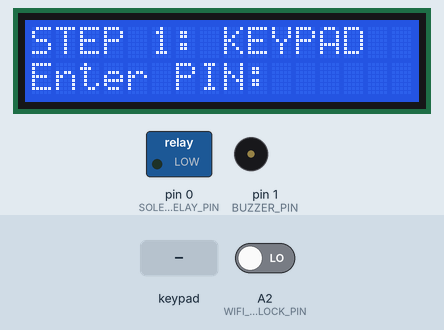
Bench run of a sketch on a simulated Arduino Uno, built with avr-gcc and run on an emulated ATmega328P. Shown: 16×2 character LCD, switched loads named in the sketch (green lamp = pin HIGH), buzzer (waves = sounding). The test bench sets the inputs (shaded band); at power-on: A2 (WIFI_UNLOCK_PIN) LOW. Pins used as bus, display or sensor lines are not drawn.

Above: at 2.8 s.
2.9 s: A2 (WIFI_UNLOCK_PIN) driven HIGH
At 3.12 s:
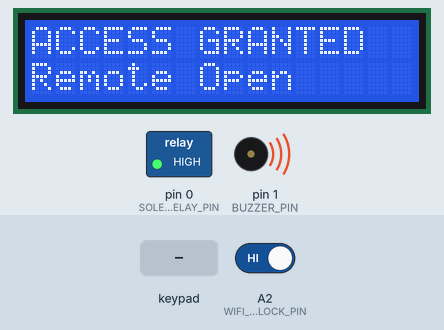
At 3.6 s:
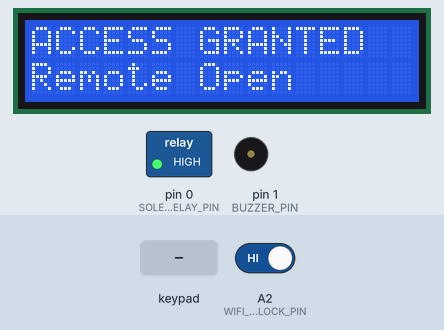
4.6 s: key '#' pressed
7.6 s: A2 (WIFI_UNLOCK_PIN) driven LOW
10.6 s: keypad keys 1 2 3 4 # pressed 0.4 s apart
At 13.4 s:
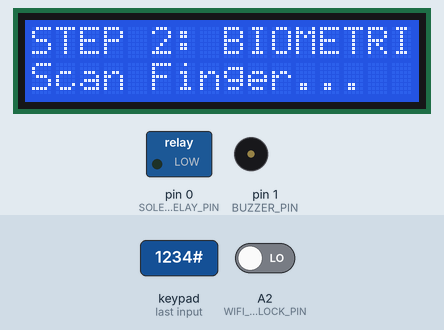
Timing chart, 0 to 14.9 s (numbered marks = the images above; inputs shaded):
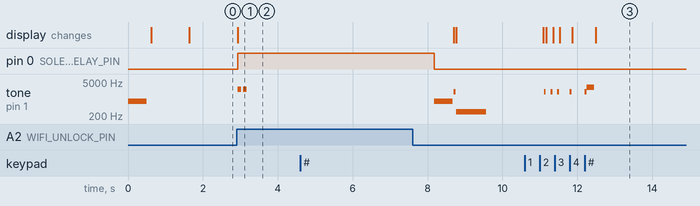

Measured:
- after the input at 2.9 s, pin 0 (SOLENOID_RELAY_PIN): LOW → HIGH at once; tone on pin 1 (BUZZER_PIN): alternates 2500 Hz for 0.10 s and silent for 0.05 s, 4 changes in all, then stays silent, starting at once; the display: changes at once (image 1)
- after the input at 4.6 s, every drawn part: stays the same
- after the input at 10.6 s, tone on pin 1 (BUZZER_PIN): plays 2000 Hz for 0.05 s, 2000 Hz for 0.05 s, 2000 Hz for 0.05 s, 2000 Hz for 0.05 s, 2000 Hz for 0.05 s, 3000 Hz for 0.20 s, starting after 0.51 s; the display: first differs from a run without the input after 0.57 s (image 3 shows a later state)

The sketch:

Integrated.ino
```cpp
/*
 * FINAL INTEGRATED CODE: SEQUENTIAL SMART DOOR LOCK
 * SEQUENCE: 1. Keypad -> 2. Fingerprint -> 3. RFID
 */

#include <Wire.h>
#include <LiquidCrystal_I2C.h>
#include <Keypad.h>
#include <SPI.h>
#include <MFRC522.h>
#include <Adafruit_Fingerprint.h>
#include <SoftwareSerial.h>

// --- CONFIGURATION ---
#define RELAY_UNLOCK_LEVEL HIGH
#define RELAY_LOCK_LEVEL   LOW  // Standard Active Low/High adjustment

// --- PIN DEFINITIONS ---
#define SOLENOID_RELAY_PIN 0  // RX (Unplug to upload)
#define BUZZER_PIN 1          // TX (Unplug to upload)
#define WIFI_UNLOCK_PIN A2
#define PIR_PIN A1
#define SS_PIN 10
#define RST_PIN 9
#define FP_RX 2
#define FP_TX 3

// Keypad setup
const byte ROWS = 4;
const byte COLS = 3;
char keys[ROWS][COLS] = {
  {'1','2','3'}, {'4','5','6'}, {'7','8','9'}, {'*','0','#'}
};
byte rowPins[ROWS] = {4, 5, 6, 7};
byte colPins[COLS] = {8, 9, A0};

Keypad keypad = Keypad(makeKeymap(keys), rowPins, colPins, ROWS, COLS);
LiquidCrystal_I2C lcd(0x27, 16, 2);
MFRC522 mfrc522(SS_PIN, RST_PIN);
SoftwareSerial mySerial(FP_RX, FP_TX);
Adafruit_Fingerprint finger = Adafruit_Fingerprint(&mySerial);

// --- STATE VARIABLES ---
String password = "1234";
String inputCode = "";
int authStage = 1; // 1: PIN, 2: Fingerprint, 3: RFID
bool systemLocked = true;

byte uid1[4] = {0x63, 0x2C, 0x10, 0x05};
byte uid2[4] = {0xD9, 0x24, 0xE5, 0x00};

void setup() {
  pinMode(BUZZER_PIN, OUTPUT);
  pinMode(SOLENOID_RELAY_PIN, OUTPUT);
  pinMode(WIFI_UNLOCK_PIN, INPUT);

  lockDoor(); // Initial state

  lcd.init();
  lcd.backlight();

  SPI.begin();
  mfrc522.PCD_Init();
  finger.begin(57600);

  resetSystem();
}

void loop() {
  // Remote unlock bypasses sequence
  if (digitalRead(WIFI_UNLOCK_PIN) == HIGH) {
    processUnlock("Remote Open");
  }

  switch (authStage) {
    case 1: handleKeypad();      break;
    case 2: handleFingerprint(); break;
    case 3: handleRFID();        break;
  }
}

// --- DOOR CONTROL ---
void lockDoor() {
  digitalWrite(SOLENOID_RELAY_PIN, RELAY_LOCK_LEVEL);
  // Audio feedback for locking
  playTone(800, 500);
}

void processUnlock(String msg) {
  lcd.clear();
  lcd.print("ACCESS GRANTED");
  lcd.setCursor(0, 1);
  lcd.print(msg);

  digitalWrite(SOLENOID_RELAY_PIN, RELAY_UNLOCK_LEVEL);

  // Audio feedback for unlocking
  playTone(2500, 100); delay(50);
  playTone(2500, 100);

  delay(5000); // Door open time

  lockDoor();
  resetSystem();
}

// --- STAGE 1: KEYPAD ---
void handleKeypad() {
  char key = keypad.getKey();
  if (key) {
    playTone(2000, 50);

    if (key == '#') {
      if (inputCode == password) {
        authStage = 2;
        inputCode = "";
        playTone(3000, 200);
        updateLCD();
      } else {
        lcd.clear();
        lcd.print("WRONG PIN!");
        playTone(300, 800);
        delay(1500);
        inputCode = "";
        updateLCD();
      }
    } else if (key == '*') {
      inputCode = "";
      updateLCD();
    } else {
      inputCode += key;
      lcd.setCursor(0, 1);
      lcd.print("            "); // Clear specific part of line
      lcd.setCursor(0, 1);
      lcd.print(inputCode);
    }
  }
}

// --- STAGE 2: FINGERPRINT ---
void handleFingerprint() {
  uint8_t p = finger.getImage();
  if (p != FINGERPRINT_OK) return;
  p = finger.image2Tz();
  if (p != FINGERPRINT_OK) return;
  p = finger.fingerFastSearch();

  if (p == FINGERPRINT_OK) {
    authStage = 3;
    playTone(3000, 200);
    lcd.clear();
    lcd.print("FINGER OK");
    delay(1000);
    updateLCD();
  } else {
    lcd.setCursor(0,1);
    lcd.print("Unknown Finger");
    playTone(200, 500);
    delay(1000);
    updateLCD();
  }
}

// --- STAGE 3: RFID ---
void handleRFID() {
  if (!mfrc522.PICC_IsNewCardPresent() || !mfrc522.PICC_ReadCardSerial()) return;

  if (checkUID(mfrc522.uid.uidByte, uid1) || checkUID(mfrc522.uid.uidByte, uid2)) {
    processUnlock("Authenticated");
  } else {
    lcd.clear();
    lcd.print("ID: ");
    for (byte i = 0; i < 4; i++) {
      if(mfrc522.uid.uidByte[i] < 0x10) lcd.print("0");
      lcd.print(mfrc522.uid.uidByte[i], HEX);
    }
    playTone(200, 500);
    delay(3000);
    updateLCD();
  }
  mfrc522.PICC_HaltA();
  mfrc522.PCD_StopCrypto1();
}

// --- HELPERS ---
void updateLCD() {
  lcd.clear();
  switch (authStage) {
    case 1:
      lcd.print("STEP 1: KEYPAD");
      lcd.setCursor(0, 1);
      lcd.print("Enter PIN:");
      break;
    case 2:
      lcd.print("STEP 2: BIOMETRIC");
      lcd.setCursor(0, 1);
      lcd.print("Scan Finger...");
      break;
    case 3:
      lcd.print("STEP 3: RFID");
      lcd.setCursor(0, 1);
      lcd.print("Scan Card...");
      break;
  }
}

void resetSystem() {
  authStage = 1;
  inputCode = "";
  updateLCD();
}

void playTone(int freq, int duration) {
  tone(BUZZER_PIN, freq);
  delay(duration);
  noTone(BUZZER_PIN);
}

bool checkUID(byte card[], byte valid[]) {
  for (int i = 0; i < 4; i++) {
    if (card[i] != valid[i]) return false;
  }
  return true;
}
```
